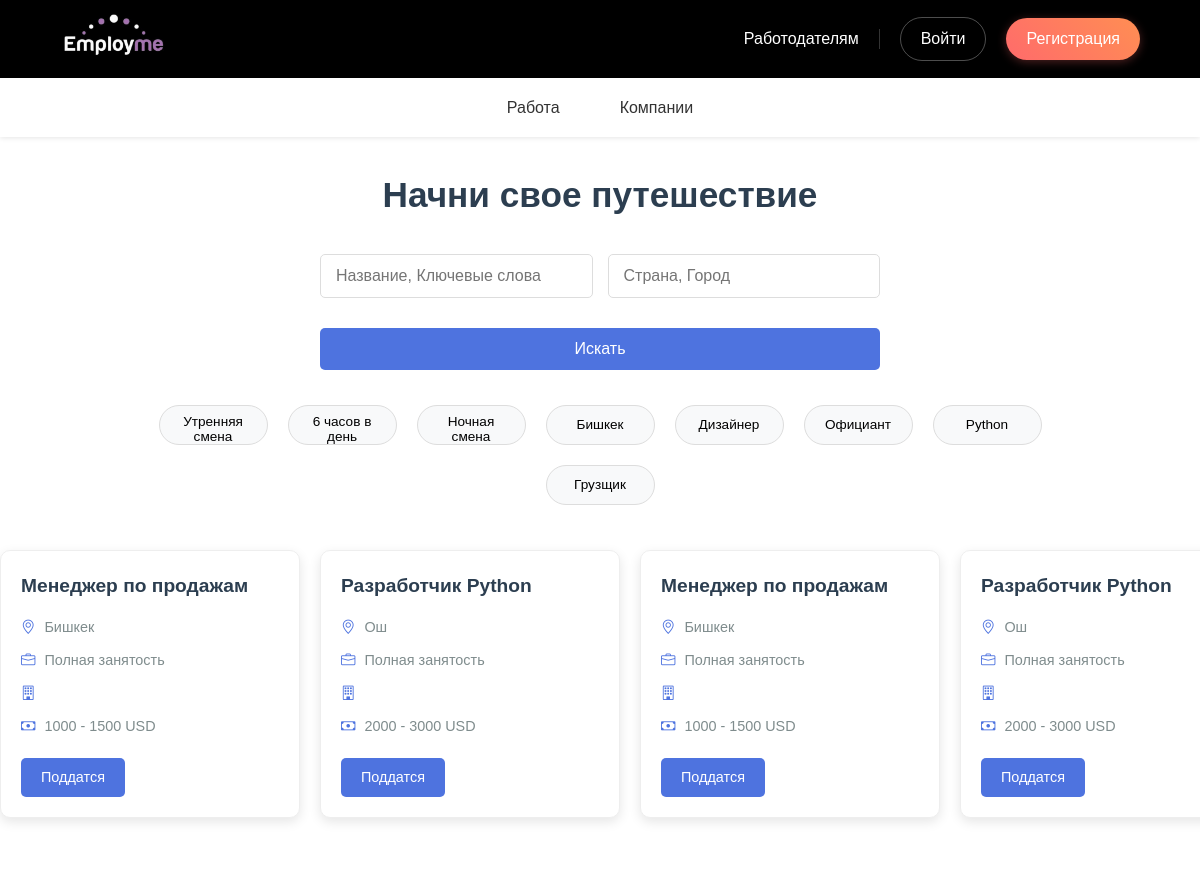
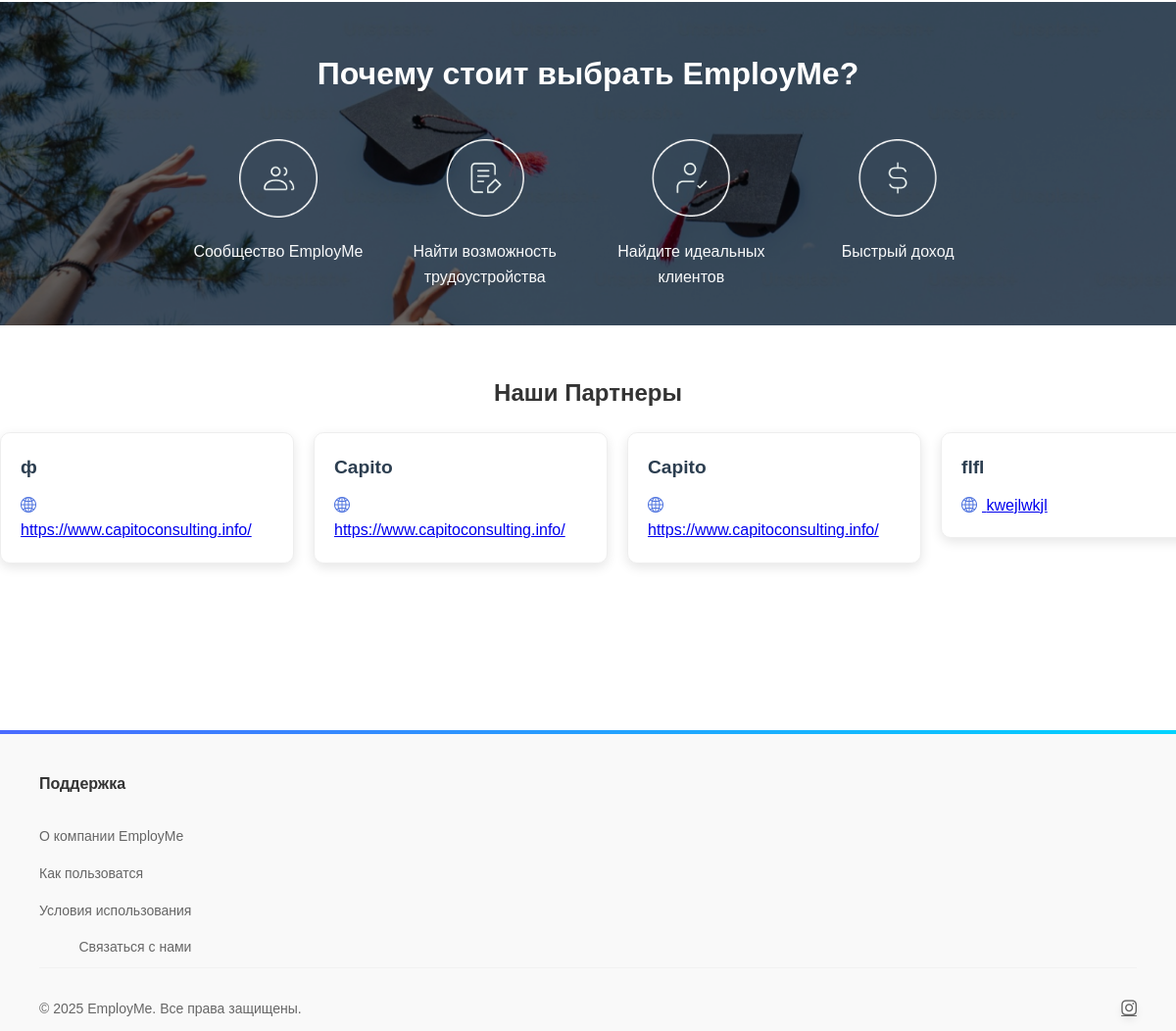
Screenshot of /search with the database file from the repository (2 pictures, top to bottom).
### app.py (models this page shows, shortened)
class JobOffer(db.Model):
    __tablename__ = 'job_offers'
    id = db.Column(db.Integer, primary_key=True)
    job_title = db.Column(db.String(100), nullable=False)
    location = db.Column(db.String(100), nullable=False)
    category = db.Column(db.String(100), nullable=False)
    job_type = db.Column(db.String(50), nullable=False)
    describe_position = db.Column(db.Text)
    unique_journey = db.Column(db.Text)
    employee_expectations = db.Column(db.Text)
    employee_contribution = db.Column(db.Text)
    team_description = db.Column(db.Text)
    interview_process = db.Column(db.Text)
    salary_range = db.Column(db.String(100))
    benefits = db.Column(db.Text)
    payment_frequency = db.Column(db.String(50))
    user_id = db.Column(db.Integer, db.ForeignKey('users.id'))  # внешний ключ
    user = db.relationship('User', back_populates='posted_jobs')  # это и есть нужное свойство
    company_id = db.Column(db.Integer, db.ForeignKey('companies.id'), nullable=False)
    company = db.relationship('Company', back_populates='job_offers')
    author = db.relationship('User', back_populates='job_offers')  # Changed from 'posted_jobs'
    applications = db.relationship('Application', back_populates='job_offer', lazy=True)

class Company(db.Model):
    __tablename__ = 'companies'
    id = db.Column(db.Integer, primary_key=True)
    name = db.Column(db.String(100), nullable=False)
    website = db.Column(db.String(200))
    about = db.Column(db.Text)
    photo = db.Column(db.String(200))
    size = db.Column(db.Integer)
    contact_info = db.Column(db.Text, nullable=False)
    document = db.Column(db.String(200))
    created_at = db.Column(db.DateTime, default=datetime.utcnow)
    username = db.Column(db.String(80), unique=True, nullable=False)
    password = db.Column(db.String(256), nullable=False)
    job_offers = db.relationship('JobOffer', back_populates='company', lazy=True)
    employees = db.relationship('CompanyEmployee', back_populates='company', lazy=True)

### app.py (the view)
@app.route('/search')
def search_jobs_route():
    query = request.args.get('query', '').strip()
    location = request.args.get('location', '').strip()
    job_type = request.args.get('job_type', '').strip()
    is_search = any([query, location, job_type])
    jobs = search_jobs(query=query, location=location, job_type=job_type)
    conn = get_db_connection()
    cursor = conn.cursor()
    cursor.execute("SELECT name, website FROM companies ORDER BY created_at DESC LIMIT 10")
    partners = cursor.fetchall()
    conn.close()
    return render_template('home.html',
                           jobs=jobs,
                           search_active=is_search,
                           selected_type=job_type,
                           partners=partners)

### app.py (called while the page is built, shortened)
@app.before_request
def create_admin_if_needed():
    global admin_created

@app.context_processor
def inject_user():
    return dict(current_user=current_user)

def get_db_connection():
    conn = sqlite3.connect("mydatabase.db")
    conn.row_factory = sqlite3.Row
    return conn

def search_jobs(query=None, location=None, job_type=None):
    conn = get_db_connection()
    cursor = conn.cursor()
    sql = """
    SELECT id, job_title, location, job_type, describe_position, salary_range
    FROM job_offers
    WHERE 1=1
    """
    params = []
    if query:
        sql += " AND (LOWER(job_title) LIKE ? OR LOWER(describe_position) LIKE ?)"
        params.extend([f"%{query.lower()}%", f"%{query.lower()}%"])
    if location:
        sql += " AND location LIKE ?"
        params.append(f"%{location}%")
    if job_type:
        sql += " AND job_type LIKE ?"
        params.append(f"%{job_type}%")
    cursor.execute(sql, params)
    results = cursor.fetchall()
    conn.close()
    return [dict(row) for row in results]

### templates/home.html (shortened to what this page needs)
<!DOCTYPE html>
<html lang="en">
<head>
    <link rel="stylesheet" href="{{ url_for('static', filename='css/styles.css') }}">
    <link rel="stylesheet" href="https://cdn.jsdelivr.net/npm/swiper@11/swiper-bundle.min.css"/>
    <link rel="stylesheet" href="https://cdn.jsdelivr.net/npm/bootstrap-icons@1.10.0/font/bootstrap-icons.css">
</head>
<body>
    {% extends 'base.html' %}
    {% block content %}
    <h1 style="text-align: center; margin-top: 30px; font-size: 2.2rem; color: #2c3e50;">Начни свое путешествие</h1>
    <form class="search-form" action="{{ url_for('search_jobs_route') }}" method="GET">
        <div class="search-row">
            <input
                type="text"
                class="search-input"
                name="query"
                placeholder="Название, Ключевые слова"
                aria-label="Job search"
                value="{{ request.args.get('query', '') }}"
            >
            <input
                type="text"
                class="search-input"
                name="location"
                placeholder="Страна, Город"
                aria-label="Location"
                value="{{ request.args.get('location', '') }}"
            >
        </div>
        <button type="submit" class="search-button">Искать</button>
    </form>
    <form method="GET" action="{{ url_for('search_jobs_route') }}">
        <div class="filter-tags">
          {% for t in ['Утренняя смена', '6 часов в день', 'Ночная смена'] %}
            <button type="submit" name="job_type" value="{{ t }}"
                    class="filter-button {% if request.args.get('job_type') == t %}active{% endif %}">
              {{ t }}
            </button>
          {% endfor %}
          {% for loc in ['Бишкек'] %}
            <button type="submit" name="location" value="{{ loc }}"
                    class="filter-button {% if request.args.get('location') == loc %}active{% endif %}">
              {{ loc }}
            </button>
          {% endfor %}
          {% for title in ['Дизайнер', 'Официант','Python', 'Грузщик'] %}
            <button type="submit" name="query" value="{{ title }}"
                    class="filter-button {% if request.args.get('query') == title %}active{% endif %}">
              {{ title }}
            </button>
          {% endfor %}
        </div>
      </form>
      <div class="snap-slider">
        {% for job in jobs %}
          <div class="snap-slide job-card">
            <h3>{{ job.job_title }}</h3>
            <p><i class="bi bi-geo-alt"></i> {{ job.location }}</p>
            <p><i class="bi bi-briefcase"></i> {{ job.job_type }}</p>
            <p><i class="bi bi-building"></i> {{ job.company_name }}</p>
            {% if 'salary_range' in job and job['salary_range'] %}
                <p><i class="bi bi-cash"></i> {{ job['salary_range'] }}</p>
            {% endif %}
            <a href="{{ url_for('apply_for_job', job_id=job.id) }}" class="apply-button">Поддатся</a>
          </div>
        {% endfor %}
      </div>
    <section class="why-choose">
        <div class="overlay">
          <div class="content-box">
            <div class="why-row">
              <div class="why-text">
                <h2>Почему стоит выбрать EmployMe?</h2>
              </div>
              <div class="reasons">
                <div class="reason">
                    <img src="{{ url_for('static', filename='images/why1.png') }}" alt="Community">
                  <p>Сообщество EmployMe</p>
                </div>
                <div class="reason">
                    <img src="{{ url_for('static', filename='images/why2.png') }}" alt="Opportunities">
                  <p>Найти возможность трудоустройства</p>
                </div>
                <div class="reason">
                    <img src="{{ url_for('static', filename='images/why3.png') }}" alt="Clients">
                  <p>Найдите идеальных клиентов</p>
                </div>
                <div class="reason">
                    <img src="{{ url_for('static', filename='images/why4.png') }}" alt="Income">
                  <p>Быстрый доход</p>
                </div>
              </div>
            </div>
          </div>
        </div>
      </section>
      <h2 style="text-align: center; margin-top:50px">Наши Партнеры</h2>
      <div class="snap-slider">
        {% for partner in partners %}
          <div class="snap-slide job-card">
            <h3>{{ partner.name }}</h3>
            {% if partner.website %}
            <a href="{{ partner.website }}" target="_blank">
              <i class="bi bi-globe2"></i> {{ partner.website }}
            </a>
            {% endif %}
          </div>
        {% endfor %}
      </div>
    {% include "_footer.html" %}
    {% endblock %}

### static/css/styles.css (style rules this page uses)
* { font-family: 'Poppins', sans-serif; }
.job-card { border: 1px solid #e0e0e0; border-radius: 8px; padding: 20px; transition: transform 0.3s ease; }
.search-form { display: flex; flex-direction: column; gap: 15px; margin-bottom: 20px; width: 600px; padding-top: 50px; margin: 0 auto; }
.search-row { display: flex; gap: 10px; }
.search-input { flex: 1; padding: 12px 15px; border: 1px solid #ddd; border-radius: 4px; font-size: 16px; outline: none; transition: border-color 0.3s; }
.search-button { background-color: #3498db; color: white; border: none; padding: 12px 20px; border-radius: 4px; font-size: 16px; cursor: pointer; transition: background-color 0.3s; }
.why-choose { width: 100%; background: url('/static/images/why_we_bg.png') center/cover no-repeat; position: relative; color: white; height: 330px; margin-top: 100px; }
.overlay { background-color: rgba(0, 0, 0, 0.6); padding: 4rem 1rem; display: flex; justify-content: center; height: 330px; }
.content-box { max-width: 1140px; width: 100%; border-radius: 10px; color: white; }
.content-box h2 { font-size: 2rem; text-align: center; margin-bottom: 4rem; margin-top: -1rem; }
.reasons { display: flex; justify-content: space-around; flex-wrap: wrap; gap: 2rem; }
.reason { flex: 1; min-width: 200px; text-align: center; }
.reason img { height: 78px; margin-bottom: 1rem; }
.reason p { font-size: 1rem; }
.filter-button { border: 1px solid #ccc; border-radius: 20px; padding: 6px 16px; background: white; cursor: pointer; margin: 5px; font-family: 'Poppins', sans-serif; height: 40px; width: 109px; }
.job-card { border: 1px solid #ddd; border-radius: 16px; padding: 20px; background-color: #f9f9f9; }
.apply-button { display: inline-block; margin-top: 15px; padding: 8px 20px; background-color: #4e73df; color: white; border-radius: 5px; text-decoration: none; font-weight: 500; transition: background-color 0.3s; }

### templates/home.html (style rules this page uses)
body { font-family: 'Segoe UI', Tahoma, Geneva, Verdana, sans-serif; margin: 0; padding: 0; color: #333; line-height: 1.6; overflow-x: hidden; }
.job-card { background: white; border-radius: 10px; padding: 20px; box-shadow: 0 4px 12px rgba(0,0,0,0.1); transition: transform 0.3s, box-shadow 0.3s; height: 100%; display: flex; flex-direction: column; border: 1px solid #eee; }
.job-card h3 { margin: 0 0 10px; color: #2c3e50; font-size: 1.2rem; }
.job-card p { margin: 5px 0; color: #7f8c8d; font-size: 0.9rem; }
.job-card i { margin-right: 5px; color: #4e73df; }
.apply-button { display: inline-block; margin-top: auto; padding: 8px 20px; background-color: #4e73df; color: white; border-radius: 5px; text-decoration: none; font-weight: 500; transition: background-color 0.3s; align-self: flex-start; margin-top: 15px; border: none; cursor: pointer; font-size: 0.9rem; }
.search-form { max-width: 800px; margin: 30px auto; padding: 0 20px; }
.search-row { display: flex; flex-wrap: wrap; gap: 15px; margin-bottom: 15px; }
.search-input { flex: 1; min-width: 200px; padding: 12px 15px; border: 1px solid #ddd; border-radius: 5px; font-size: 1rem; }
.search-button { padding: 12px 25px; background-color: #4e73df; color: white; border: none; border-radius: 5px; cursor: pointer; font-size: 1rem; transition: background-color 0.3s; }
.filter-tags { display: flex; flex-wrap: wrap; gap: 10px; justify-content: center; margin: 20px auto; max-width: 1000px; padding: 0 20px; }
.filter-button { padding: 8px 15px; background-color: #f8f9fa; border: 1px solid #ddd; border-radius: 20px; cursor: pointer; transition: all 0.3s; font-size: 0.85rem; }
.overlay { width: 100%; margin-top: -60px; }
.why-choose { background-color: #f8f9fa; }
.why-row { max-width: 1500px; margin: 0 auto; display: flex; flex-direction: column; align-items: center; }
.why-text h2 { text-align: center; color: white; margin-bottom: 40px; font-size: 2rem; }
.reasons { display: flex; flex-wrap: wrap; justify-content: center; gap: 30px; }
.reason { text-align: center; flex: 1; min-width: 150px; max-width: 200px; }
.reason img { width: 80px; height: 80px; object-fit: contain; margin-bottom: 15px; }
.reason p { font-weight: 500; color: #f8f9fa; }
.snap-slider { display: flex; overflow-x: auto; scroll-snap-type: x mandatory; gap: 20px; padding: 20px; scroll-behavior: smooth; }
.snap-slide { scroll-snap-align: start; flex: 0 0 300px; border-radius: 10px; background: white; padding: 20px; box-shadow: 0 4px 12px rgba(0,0,0,0.1); transition: transform 0.3s; }

### rows the page displays
JobOffer: job_title "Менеджер по продажам", location "Бишкек", job_type "Полная занятость", salary_range "1000 - 1500 USD"
JobOffer: job_title "Разработчик Python", location "Ош", job_type "Полная занятость", salary_range "2000 - 3000 USD"
JobOffer: job_title "Менеджер по продажам", location "Бишкек", job_type "Полная занятость", salary_range "1000 - 1500 USD"
JobOffer: job_title "Разработчик Python", location "Ош", job_type "Полная занятость", salary_range "2000 - 3000 USD"
Company: name "ф", website "https://www.capitoconsulting.info/"
Company: name "Capito", website "https://www.capitoconsulting.info/"
Company: name "Capito", website "https://www.capitoconsulting.info/"
Company: name "flfl", website "kwejlwkjl"

### other values shown
{{ t }} "Утренняя смена" "6 часов в день" "Ночная смена"
{{ loc }} "Бишкек"
{{ title }} "Дизайнер" "Официант" "Python" "Грузщик"
